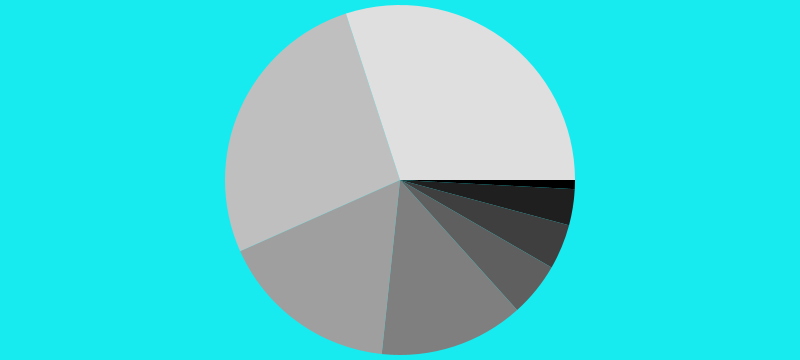
Frame 1 (no input)
Frame 2 (the mouse pressed at the canvas centre, redrawn once): identical to frame 1, image omitted

The Processing sketch that drew this single still picture (run headless with seeded random() and noise(); the mouse was pressed at the canvas centre and the sketch redrawn once):

// Processing sketch: processing_150710
// ── processing_150710.pde

int[] angles = { 3, 12, 15, 18, 48, 60, 96, 108 };

void setup() {
  size(800, 360);
  noStroke();
  noLoop(); 
 }


void draw() {
  background(23,235,239);
  pieChart(350, angles);
}

void pieChart(float diameter, int[] data) {
  float lastAngle = 0;
  for (int i = 0; i < data.length; i++) {
    float red = map(i, 0, data.length, 0, 255);
    fill(red);
    arc(width/2, height/2, diameter, diameter, lastAngle, lastAngle+radians(angles[i]));
    lastAngle += radians(angles[i]);
  }
}
